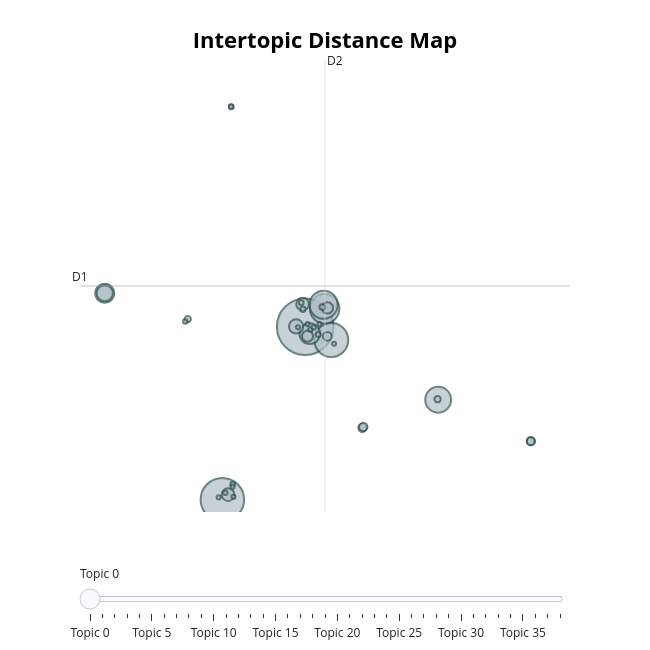
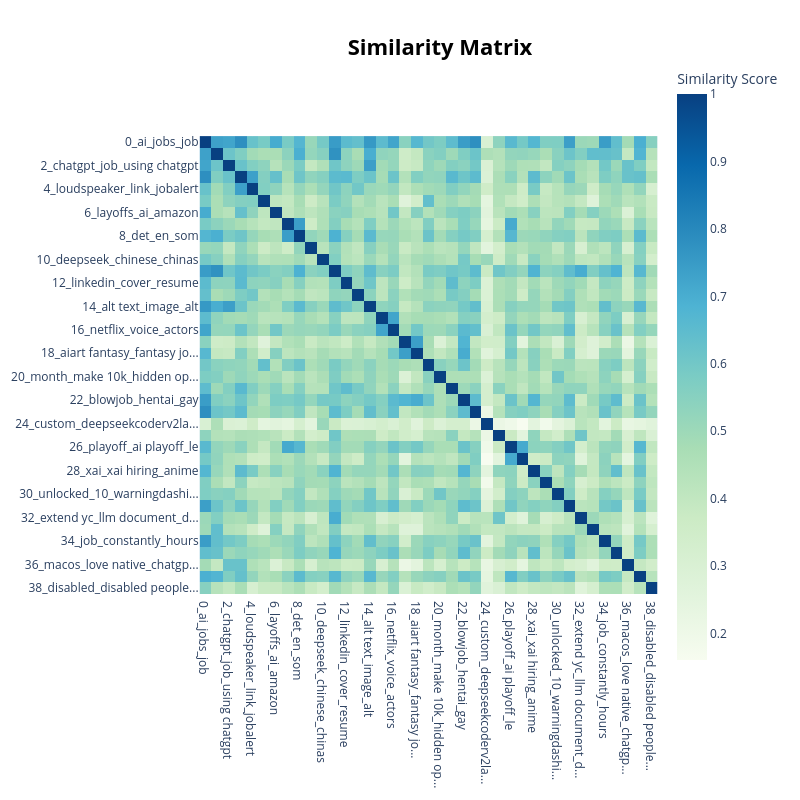
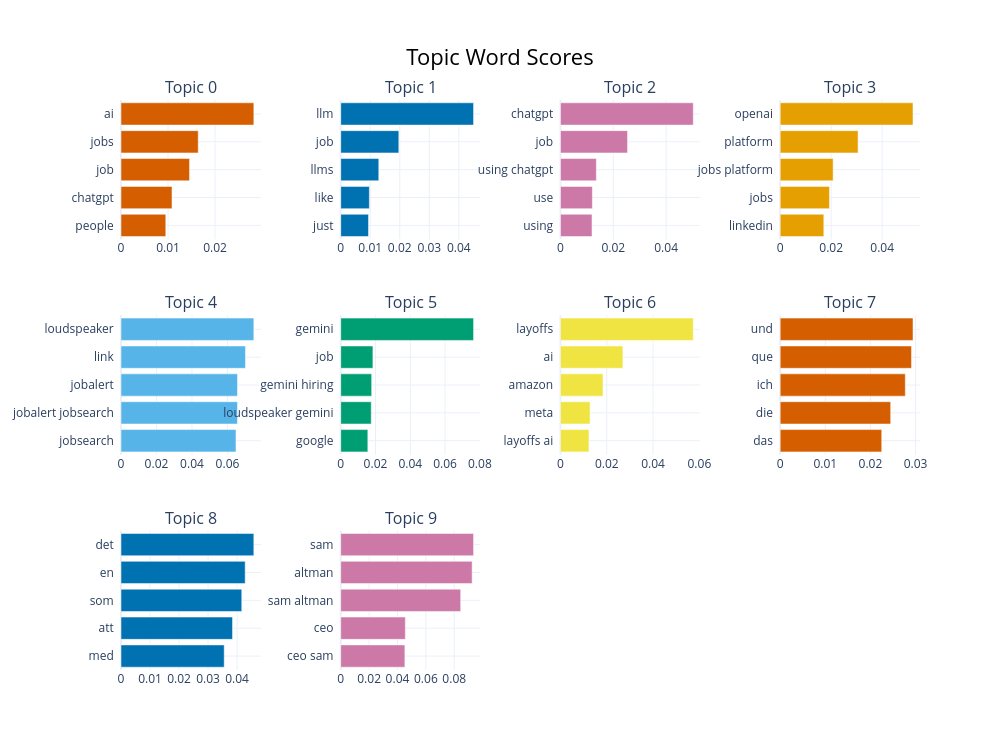

The notebook cell these images were saved under, in order:
### Code cell
# Define the output directory
output_dir = "bertopic_visualizations_labeled"
if not os.path.exists(output_dir):
    os.makedirs(output_dir)
    print(f"Created output directory: {output_dir}")

nr_topics = 40
topic_model.probabilities_ = None
print("Probabilities matrix reset to avoid Index Error.")

print(f"Original number of topics: {len(topic_model.get_topic_info())}")
topic_model.reduce_topics(docs=texts, nr_topics=nr_topics)

# Re-transform to update topics + probabilities
new_topics, new_probabilities = topic_model.transform(texts)
topic_model.probabilities_ = new_probabilities
topic_model.topics_ = new_topics

topic_info = topic_model.get_topic_info()
print(f"Reduced number of topics: {len(topic_info)}")

print("\n--- Generating Custom Topic Labels ---")

topic_labels_dict = {}
all_topic_ids = topic_model.get_topic_info()['Topic'].unique()

for topic_id in all_topic_ids:
    if topic_id == -1:
        topic_labels_dict[topic_id] = "-1_Outliers_噪音"
        continue

    top_words_and_scores = topic_model.get_topic(topic_id)[:3]
    top_words = [word for word, score in top_words_and_scores]

    label = f"{topic_id}_" + "_".join(top_words)
    topic_labels_dict[topic_id] = label

topic_model.set_topic_labels(topic_labels_dict)

print(f"Custom labels generated for {len(topic_labels_dict)} topics.")

topic_info_labeled = topic_model.get_topic_info()
topic_info_labeled.to_csv(os.path.join(output_dir, "reduced_topic_info_labeled.csv"), index=False)
print("Saved reduced topic information with custom labels.")

print("\n--- Generating Labeled Visualizations ---")

# 1. Intertopic Distance Map
fig_distance = topic_model.visualize_topics()
fig_distance.show() 
fig_distance.write_html(os.path.join(output_dir, "01_intertopic_distance_map_labeled.html"))
print("Saved 01_intertopic_distance_map_labeled.html")

# 2. Heatmap
fig_heatmap = topic_model.visualize_heatmap()
fig_heatmap.show()
fig_heatmap.write_html(os.path.join(output_dir, "02_topic_similarity_heatmap_labeled.html"))
print("Saved 02_topic_similarity_heatmap_labeled.html")

# 3. Bar chart for top 10 topics
fig_barchart = topic_model.visualize_barchart(top_n_topics=10)
fig_barchart.show()
fig_barchart.write_html(os.path.join(output_dir, "03_top_10_topic_barchart_labeled.html"))
print("Saved 03_top_10_topic_barchart_labeled.html")

print("\nAll labeled visualizations printed and saved.")

### Figure 1 — Plotly figure (JSON) as saved in the notebook; plotly's stock layout.template omitted (floating-point values rounded to 4 significant figures)
{"data": [{"customdata": [[0, "ai | jobs | job | chatgpt | people", 2157], [1, "llm | job | llms | like | just", 1272], [2, "chatgpt | job | using chatgpt | use | using", 778], [3, "openai | platform | jobs platform | jobs | linkedin", 584], [4, "loudspeaker | link | jobalert | jobalert jobsearch | jobsearch", 533], [5, "gemini | job | gemini hiring | loudspeaker gemini | google", 451], [6, "layoffs | ai | amazon | meta | layoffs ai", 288], [7, "und | que | ich | die | das", 247], [8, "det | en | som | att | med", 176], [9, "sam | altman | sam altman | ceo | ceo sam", 138], [10, "deepseek | chinese | chinas | deepseek offers | ramps", 110], [11, "engineer | yc | hiring | senior | llm", 109], [12, "linkedin | cover | resume | cover letters | ai", 86], [13, "policecarlight ai | job alert | alert | policecarlight | apply policecarlight", 83], [14, "alt text | image | alt | chatgpt | text", 52], [15, "voice | voice acting | acting | vas | date got", 46], [16, "netflix | voice | actors | strike | 900000", 46], [17, "aiart | aiart aiart | aiartcommunity | blowjobchurch | aiartcommunity generativeart", 46], [18, "aiart fantasy | fantasy jobs | fantasy | ai aiart | aiart", 41], [19, "2jobcom | gemini | aigemini | impress watch | inajob", 27], [20, "month | make 10k | hidden opportunities | imagined earning | 9to5 job", 27], [21, "resume | introduction | cybersecurity | chatgpt resume | ai resume", 22], [22, "blowjob | hentai | gay | ai aiart | porn", 20], [23, "media | social | social media | video | content", 17], [24, "custom | deepseekcoderv2latest | custom llmsjob | llmsjob exception | exception deepseekcoderv2latest", 16], [25, "prompt | prompt engineers | prompt engineering | prompt engineer | engineer", 15], [26, "playoff | ai playoff | le | mondiali | israele", 14], [27, "nba | playoffs | nbaplayoffs | playoff | win", 13], [28, "xai | xai hiring | anime | anime girls | girls", 13], [29, "elon | grok | blockchain | earth power | live aipowered", 13], [30, "unlocked | 10 | warningdashingaway2 | words past | trending words", 13], [31, "agent | comments | cron | comments url | hn ai", 12], [32, "extend yc | llm document | document processing | extend | engineers build", 12], [33, "llm slop | slop | layoffs | ibm | slop disrupting", 12], [34, "job | constantly | hours | yall im | fun yall", 12], [35, "user | 1970s | 50 engineer | 1970s female | assure know", 11], [36, "macos | love native | chatgpt desktop | desktop app | native macos", 11], [37, "genai | fuck | bias | cheap fast | guidance", 11], [38, "disabled | disabled people | disability | people | neurotypical", 10]], "hovertemplate": "<b>Topic %{customdata[0]}</b><br>%{customdata[1]}<br>Size: %{customdata[2]}", "legendgroup": "", "marker": {"color": "#B0BEC5", "line": {"color": "DarkSlateGrey", "width": 2}, "size": [2157, 1272, 778, 584, 533, 451, 288, 247, 176, 138, 110, 109, 86, 83, 52, 46, 46, 46, 41, 27, 27, 22, 20, 17, 16, 15, 14, 13, 13, 13, 13, 12, 12, 12, 12, 11, 11, 11, 10], "sizemode": "area", "sizeref": 1.348, "symbol": "circle"}, "mode": "markers", "name": "", "orientation": "v", "showlegend": false, "type": "scatter", "x": [2.228, -3.012, 3.879, 3.459, 3.395, 10.64, 2.516, -10.45, -10.45, 1.654, 2.068, -2.649, 3.638, 2.378, 3.63, 5.848, 5.906, 16.51, 16.5, 10.61, -5.203, 3.313, 2.086, 3.055, 1.978, -2.356, -2.441, -2.463, -2.821, 2.556, -5.361, 2.385, -2.366, -3.245, 2.768, -2.31, 4.058, 1.769, 3.137], "xaxis": "x", "y": [5.972, -5.475, 5.095, 7.155, 7.426, 1.134, 5.513, 8.186, 8.186, 5.988, 7.465, -5.149, 7.213, 5.348, 5.336, -0.7231, -0.663, -1.611, -1.609, 1.172, 6.474, 7.272, 7.122, 5.455, 7.566, -4.446, 20.52, 20.55, -5.028, 5.778, 6.316, 6.147, -4.619, -5.322, 5.923, -5.285, 4.836, 5.927, 6.148], "yaxis": "y"}], "layout": {"annotations": [{"showarrow": false, "text": "D1", "x": -12.02, "y": 8.666, "yshift": 10}, {"showarrow": false, "text": "D2", "x": 3.483, "xshift": 10, "y": 23.63}], "height": 650, "hoverlabel": {"bgcolor": "white", "font": {"family": "Rockwell", "size": 16}}, "legend": {"itemsizing": "constant", "tracegroupgap": 0}, "margin": {"t": 60}, "shapes": [{"line": {"color": "#CFD8DC", "width": 2}, "type": "line", "x0": 3.483, "x1": 3.483, "y0": -6.296, "y1": 23.63}, {"line": {"color": "#9E9E9E", "width": 2}, "type": "line", "x0": -12.02, "x1": 18.99, "y0": 8.666, "y1": 8.666}], "sliders": [{"active": 0, "pad": {"t": 50}, "steps": [{"args": [{"marker.color": [["red", "#B0BEC5", "#B0BEC5", "#B0BEC5", "#B0BEC5", "#B0BEC5", "#B0BEC5", "#B0BEC5", "#B0BEC5", "#B0BEC5", "#B0BEC5", "#B0BEC5", "#B0BEC5", "#B0BEC5", "#B0BEC5", "#B0BEC5", "#B0BEC5", "#B0BEC5", "#B0BEC5", "#B0BEC5", "#B0BEC5", "#B0BEC5", "#B0BEC5", "#B0BEC5", "#B0BEC5", "#B0BEC5", "#B0BEC5", "#B0BEC5", "#B0BEC5", "#B0BEC5", "#B0BEC5", "#B0BEC5", "#B0BEC5", "#B0BEC5", "#B0BEC5", "#B0BEC5", "#B0BEC5", "#B0BEC5", "#B0BEC5"]]}], "label": "Topic 0", "method": "update"}, {"args": [{"marker.color": [["#B0BEC5", "red", "#B0BEC5", "#B0BEC5", "#B0BEC5", "#B0BEC5", "#B0BEC5", "#B0BEC5", "#B0BEC5", "#B0BEC5", "#B0BEC5", "#B0BEC5", "#B0BEC5", "#B0BEC5", "#B0BEC5", "#B0BEC5", "#B0BEC5", "#B0BEC5", "#B0BEC5", "#B0BEC5", "#B0BEC5", "#B0BEC5", "#B0BEC5", "#B0BEC5", "#B0BEC5", "#B0BEC5", "#B0BEC5", "#B0BEC5", "#B0BEC5", "#B0BEC5", "#B0BEC5", "#B0BEC5", "#B0BEC5", "#B0BEC5", "#B0BEC5", "#B0BEC5", "#B0BEC5", "#B0BEC5", "#B0BEC5"]]}], "label": "Topic 1", "method": "update"}, {"args": [{"marker.color": [["#B0BEC5", "#B0BEC5", "red", "#B0BEC5", "#B0BEC5", "#B0BEC5", "#B0BEC5", "#B0BEC5", "#B0BEC5", "#B0BEC5", "#B0BEC5", "#B0BEC5", "#B0BEC5", "#B0BEC5", "#B0BEC5", "#B0BEC5", "#B0BEC5", "#B0BEC5", "#B0BEC5", "#B0BEC5", "#B0BEC5", "#B0BEC5", "#B0BEC5", "#B0BEC5", "#B0BEC5", "#B0BEC5", "#B0BEC5", "#B0BEC5", "#B0BEC5", "#B0BEC5", "#B0BEC5", "#B0BEC5", "#B0BEC5", "#B0BEC5", "#B0BEC5", "#B0BEC5", "#B0BEC5", "#B0BEC5", "#B0BEC5"]]}], "label": "Topic 2", "method": "update"}, {"args": [{"marker.color": [["#B0BEC5", "#B0BEC5", "#B0BEC5", "red", "#B0BEC5", "#B0BEC5", "#B0BEC5", "#B0BEC5", "#B0BEC5", "#B0BEC5", "#B0BEC5", "#B0BEC5", "#B0BEC5", "#B0BEC5", "#B0BEC5", "#B0BEC5", "#B0BEC5", "#B0BEC5", "#B0BEC5", "#B0BEC5", "#B0BEC5", "#B0BEC5", "#B0BEC5", "#B0BEC5", "#B0BEC5", "#B0BEC5", "#B0BEC5", "#B0BEC5", "#B0BEC5", "#B0BEC5", "#B0BEC5", "#B0BEC5", "#B0BEC5", "#B0BEC5", "#B0BEC5", "#B0BEC5", "#B0BEC5", "#B0BEC5", "#B0BEC5"]]}], "label": "Topic 3", "method": "update"}, {"args": [{"marker.color": [["#B0BEC5", "#B0BEC5", "#B0BEC5", "#B0BEC5", "red", "#B0BEC5", "#B0BEC5", "#B0BEC5", "#B0BEC5", "#B0BEC5", "#B0BEC5", "#B0BEC5", "#B0BEC5", "#B0BEC5", "#B0BEC5", "#B0BEC5", "#B0BEC5", "#B0BEC5", "#B0BEC5", "#B0BEC5", "#B0BEC5", "#B0BEC5", "#B0BEC5", "#B0BEC5", "#B0BEC5", "#B0BEC5", "#B0BEC5", "#B0BEC5", "#B0BEC5", "#B0BEC5", "#B0BEC5", "#B0BEC5", "#B0BEC5", "#B0BEC5", "#B0BEC5", "#B0BEC5", "#B0BEC5", "#B0BEC5", "#B0BEC5"]]}], "label": "Topic 4", "method": "update"}, {"args": [{"marker.color": [["#B0BEC5", "#B0BEC5", "#B0BEC5", "#B0BEC5", "#B0BEC5", "red", "#B0BEC5", "#B0BEC5", "#B0BEC5", "#B0BEC5", "#B0BEC5", "#B0BEC5", "#B0BEC5", "#B0BEC5", "#B0BEC5", "#B0BEC5", "#B0BEC5", "#B0BEC5", "#B0BEC5", "#B0BEC5", "#B0BEC5", "#B0BEC5", "#B0BEC5", "#B0BEC5", "#B0BEC5", "#B0BEC5", "#B0BEC5", "#B0BEC5", "#B0BEC5", "#B0BEC5", "#B0BEC5", "#B0BEC5", "#B0BEC5", "#B0BEC5", "#B0BEC5", "#B0BEC5", "#B0BEC5", "#B0BEC5", "#B0BEC5"]]}], "label": "Topic 5", "method": "update"}, {"args": [{"marker.color": [["#B0BEC5", "#B0BEC5", "#B0BEC5", "#B0BEC5", "#B0BEC5", "#B0BEC5", "red", "#B0BEC5", "#B0BEC5", "#B0BEC5", "#B0BEC5", "#B0BEC5", "#B0BEC5", "#B0BEC5", "#B0BEC5", "#B0BEC5", "#B0BEC5", "#B0BEC5", "#B0BEC5", "#B0BEC5", "#B0BEC5", "#B0BEC5", "#B0BEC5", "#B0BEC5", "#B0BEC5", "#B0BEC5", "#B0BEC5", "#B0BEC5", "#B0BEC5", "#B0BEC5", "#B0BEC5", "#B0BEC5", "#B0BEC5", "#B0BEC5", "#B0BEC5", "#B0BEC5", "#B0BEC5", "#B0BEC5", "#B0BEC5"]]}], "label": "Topic 6", "method": "update"}, {"args": [{"marker.color": [["#B0BEC5", "#B0BEC5", "#B0BEC5", "#B0BEC5", "#B0BEC5", "#B0BEC5", "#B0BEC5", "red", "#B0BEC5", "#B0BEC5", "#B0BEC5", "#B0BEC5", "#B0BEC5", "#B0BEC5", "#B0BEC5", "#B0BEC5", "#B0BEC5", "#B0BEC5", "#B0BEC5", "#B0BEC5", "#B0BEC5", "#B0BEC5", "#B0BEC5", "#B0BEC5", "#B0BEC5", "#B0BEC5", "#B0BEC5", "#B0BEC5", "#B0BEC5", "#B0BEC5", "#B0BEC5", "#B0BEC5", "#B0BEC5", "#B0BEC5", "#B0BEC5", "#B0BEC5", "#B0BEC5", "#B0BEC5", "#B0BEC5"]]}], "label": "Topic 7", "method": "update"}, {"args": [{"marker.color": [["#B0BEC5", "#B0BEC5", "#B0BEC5", "#B0BEC5", "#B0BEC5", "#B0BEC5", "#B0BEC5", "#B0BEC5", "red", "#B0BEC5", "#B0BEC5", "#B0BEC5", "#B0BEC5", "#B0BEC5", "#B0BEC5", "#B0BEC5", "#B0BEC5", "#B0BEC5", "#B0BEC5", "#B0BEC5", "#B0BEC5", "#B0BEC5", "#B0BEC5", "#B0BEC5", "#B0BEC5", "#B0BEC5", "#B0BEC5", "#B0BEC5", "#B0BEC5", "#B0BEC5", "#B0BEC5", "#B0BEC5", "#B0BEC5", "#B0BEC5", "#B0BEC5", "#B0BEC5", "#B0BEC5", "#B0BEC5", "#B0BEC5"]]}], "label": "Topic 8", "method": "update"}, {"args": [{"marker.color": [["#B0BEC5", "#B0BEC5", "#B0BEC5", "#B0BEC5", "#B0BEC5", "#B0BEC5", "#B0BEC5", "#B0BEC5", "#B0BEC5", "red", "#B0BEC5", "#B0BEC5", "#B0BEC5", "#B0BEC5", "#B0BEC5", "#B0BEC5", "#B0BEC5", "#B0BEC5", "#B0BEC5", "#B0BEC5", "#B0BEC5", "#B0BEC5", "#B0BEC5", "#B0BEC5", "#B0BEC5", "#B0BEC5", "#B0BEC5", "#B0BEC5", "#B0BEC5", "#B0BEC5", "#B0BEC5", "#B0BEC5", "#B0BEC5", "#B0BEC5", "#B0BEC5", "#B0BEC5", "#B0BEC5", "#B0BEC5", "#B0BEC5"]]}], "label": "Topic 9", "method": "update"}, {"args": [{"marker.color": [["#B0BEC5", "#B0BEC5", "#B0BEC5", "#B0BEC5", "#B0BEC5", "#B0BEC5", "#B0BEC5", "#B0BEC5", "#B0BEC5", "#B0BEC5", "red", "#B0BEC5", "#B0BEC5", "#B0BEC5", "#B0BEC5", "#B0BEC5", "#B0BEC5", "#B0BEC5", "#B0BEC5", "#B0BEC5", "#B0BEC5", "#B0BEC5", "#B0BEC5", "#B0BEC5", "#B0BEC5", "#B0BEC5", "#B0BEC5", "#B0BEC5", "#B0BEC5", "#B0BEC5", "#B0BEC5", "#B0BEC5", "#B0BEC5", "#B0BEC5", "#B0BEC5", "#B0BEC5", "#B0BEC5", "#B0BEC5", "#B0BEC5"]]}], "label": "Topic 10", "method": "update"}, {"args": [{"marker.color": [["#B0BEC5", "#B0BEC5", "#B0BEC5", "#B0BEC5", "#B0BEC5", "#B0BEC5", "#B0BEC5", "#B0BEC5", "#B0BEC5", "#B0BEC5", "#B0BEC5", "red", "#B0BEC5", "#B0BEC5", "#B0BEC5", "#B0BEC5", "#B0BEC5", "#B0BEC5", "#B0BEC5", "#B0BEC5", "#B0BEC5", "#B0BEC5", "#B0BEC5", "#B0BEC5", "#B0BEC5", "#B0BEC5", "#B0BEC5", "#B0BEC5", "#B0BEC5", "#B0BEC5", "#B0BEC5", "#B0BEC5", "#B0BEC5", "#B0BEC5", "#B0BEC5", "#B0BEC5", "#B0BEC5", "#B0BEC5", "#B0BEC5"]]}], "label": "Topic 11", "method": "update"}, {"args": [{"marker.color": [["#B0BEC5", "#B0BEC5", "#B0BEC5", "#B0BEC5", "#B0BEC5", "#B0BEC5", "#B0BEC5", "#B0BEC5", "#B0BEC5", "#B0BEC5", "#B0BEC5", "#B0BEC5", "red", "#B0BEC5", "#B0BEC5", "#B0BEC5", "#B0BEC5", "#B0BEC5", "#B0BEC5", "#B0BEC5", "#B0BEC5", "#B0BEC5", "#B0BEC5", "#B0BEC5", "#B0BEC5", "#B0BEC5", "#B0BEC5", "#B0BEC5", "#B0BEC5", "#B0BEC5", "#B0BEC5", "#B0BEC5", "#B0BEC5", "#B0BEC5", "#B0BEC5", "#B0BEC5", "#B0BEC5", "#B0BEC5", "#B0BEC5"]]}], "label": "Topic 12", "method": "update"}, {"args": [{"marker.color": [["#B0BEC5", "#B0BEC5", "#B0BEC5", "#B0BEC5", "#B0BEC5", "#B0BEC5", "#B0BEC5", "#B0BEC5", "#B0BEC5", "#B0BEC5", "#B0BEC5", "#B0BEC5", "#B0BEC5", "red", "#B0BEC5", "#B0BEC5", "#B0BEC5", "#B0BEC5", "#B0BEC5", "#B0BEC5", "#B0BEC5", "#B0BEC5", "#B0BEC5", "#B0BEC5", "#B0BEC5", "#B0BEC5", "#B0BEC5", "#B0BEC5", "#B0BEC5", "#B0BEC5", "#B0BEC5", "#B0BEC5", "#B0BEC5", "#B0BEC5", "#B0BEC5", "#B0BEC5", "#B0BEC5", "#B0BEC5", "#B0BEC5"]]}], "label": "Topic 13", "method": "update"}, {"args": [{"marker.color": [["#B0BEC5", "#B0BEC5", "#B0BEC5", "#B0BEC5", "#B0BEC5", "#B0BEC5", "#B0BEC5", "#B0BEC5", "#B0BEC5", "#B0BEC5", "#B0BEC5", "#B0BEC5", "#B0BEC5", "#B0BEC5", "red", "#B0BEC5", "#B0BEC5", "#B0BEC5", "#B0BEC5", "#B0BEC5", "#B0BEC5", "#B0BEC5", "#B0BEC5", "#B0BEC5", "#B0BEC5", "#B0BEC5", "#B0BEC5", "#B0BEC5", "#B0BEC5", "#B0BEC5", "#B0BEC5", "#B0BEC5", "#B0BEC5", "#B0BEC5", "#B0BEC5", "#B0BEC5", "#B0BEC5", "#B0BEC5", "#B0BEC5"]]}], "label": "Topic 14", "method": "update"}, {"args": [{"marker.color": [["#B0BEC5", "#B0BEC5", "#B0BEC5", "#B0BEC5", "#B0BEC5", "#B0BEC5", "#B0BEC5", "#B0BEC5", "#B0BEC5", "#B0BEC5", "#B0BEC5", "#B0BEC5", "#B0BEC5", "#B0BEC5", "#B0BEC5", "red", "#B0BEC5", "#B0BEC5", "#B0BEC5", "#B0BEC5", "#B0BEC5", "#B0BEC5", "#B0BEC5", "#B0BEC5", "#B0BEC5", "#B0BEC5", "#B0BEC5", "#B0BEC5", "#B0BEC5", "#B0BEC5", "#B0BEC5", "#B0BEC5", "#B0BEC5", "#B0BEC5", "#B0BEC5", "#B0BEC5", "#B0BEC5", "#B0BEC5", "#B0BEC5"]]}], "label": "Topic 15", "method": "update"}, {"args": [{"marker.color": [["#B0BEC5", "#B0BEC5", "#B0BEC5", "#B0BEC5", "#B0BEC5", "#B0BEC5", "#B0BEC5", "#B0BEC5", "#B0BEC5", "#B0BEC5", "#B0BEC5", "#B0BEC5", "#B0BEC5", "#B0BEC5", "#B0BEC5", "#B0BEC5", "red", "#B0BEC5", "#B0BEC5", "#B0BEC5", "#B0BEC5", "#B0BEC5", "#B0BEC5", "#B0BEC5", "#B0BEC5", "#B0BEC5", "#B0BEC5", "#B0BEC5", "#B0BEC5", "#B0BEC5", "#B0BEC5", "#B0BEC5", "#B0BEC5", "#B0BEC5", "#B0BEC5", "#B0BEC5", "#B0BEC5", "#B0BEC5", "#B0BEC5"]]}], "label": "Topic 16", "method": "update"}, {"args": [{"marker.color": [["#B0BEC5", "#B0BEC5", "#B0BEC5", "#B0BEC5", "#B0BEC5", "#B0BEC5", "#B0BEC5", "#B0BEC5", "#B0BEC5", "#B0BEC5", "#B0BEC5", "#B0BEC5", "#B0BEC5", "#B0BEC5", "#B0BEC5", "#B0BEC5", "#B0BEC5", "red", "#B0BEC5", "#B0BEC5", "#B0BEC5", "#B0BEC5", "#B0BEC5", "#B0BEC5", "#B0BEC5", "#B0BEC5", "#B0BEC5", "#B0BEC5", "#B0BEC5", "#B0BEC5", "#B0BEC5", "#B0BEC5", "#B0BEC5", "#B0BEC5", "#B0BEC5", "#B0BEC5", "#B0BEC5", "#B0BEC5", "#B0BEC5"]]}], "label": "Topic 17", "method": "update"}, {"args": [{"marker.color": [["#B0BEC5", "#B0BEC5", "#B0BEC5", "#B0BEC5", "#B0BEC5", "#B0BEC5", "#B0BEC5", "#B0BEC5", "#B0BEC5", "#B0BEC5", "#B0BEC5", "#B0BEC5", "#B0BEC5", "#B0BEC5", "#B0BEC5", "#B0BEC5", "#B0BEC5", "#B0BEC5", "red", "#B0BEC5", "#B0BEC5", "#B0BEC5", "#B0BEC5", "#B0BEC5", "#B0BEC5", "#B0BEC5", "#B0BEC5", "#B0BEC5", "#B0BEC5", "#B0BEC5", "#B0BEC5", "#B0BEC5", "#B0BEC5", "#B0BEC5", "#B0BEC5", "#B0BEC5", "#B0BEC5", "#B0BEC5", "#B0BEC5"]]}], "label": "Topic 18", "method": "update"}, {"args": [{"marker.color": [["#B0BEC5", "#B0BEC5", "#B0BEC5", "#B0BEC5", "#B0BEC5", "#B0BEC5", "#B0BEC5", "#B0BEC5", "#B0BEC5", "#B0BEC5", "#B0BEC5", "#B0BEC5", "#B0BEC5", "#B0BEC5", "#B0BEC5", "#B0BEC5", "#B0BEC5", "#B0BEC5", "#B0BEC5", "red", "#B0BEC5", "#B0BEC5", "#B0BEC5", "#B0BEC5", "#B0BEC5", "#B0BEC5", "#B0BEC5", "#B0BEC5", "#B0BEC5", "#B0BEC5", "#B0BEC5", "#B0BEC5", "#B0BEC5", "#B0BEC5", "#B0BEC5", "#B0BEC5", "#B0BEC5", "#B0BEC5", "#B0BEC5"]]}], "label": "Topic 19", "method": "update"}, {"args": [{"marker.color": [["#B0BEC5", "#B0BEC5", "#B0BEC5", "#B0BEC5", "#B0BEC5", "#B0BEC5", "#B0BEC5", "#B0BEC5", "#B0BEC5", "#B0BEC5", "#B0BEC5", "#B0BEC5", "#B0BEC5", "#B0BEC5", "#B0BEC5", "#B0BEC5", "#B0BEC5", "#B0BEC5", "#B0BEC5", "#B0BEC5", "red", "#B0BEC5", "#B0BEC5", "#B0BEC5", "#B0BEC5", "#B0BEC5", "#B0BEC5", "#B0BEC5", "#B0BEC5", "#B0BEC5", "#B0BEC5", "#B0BEC5", "#B0BEC5", "#B0BEC5", "#B0BEC5", "#B0BEC5", "#B0BEC5", "#B0BEC5", "#B0BEC5"]]}], "label": "Topic 20", "method": "update"}, {"args": [{"marker.color": [["#B0BEC5", "#B0BEC5", "#B0BEC5", "#B0BEC5", "#B0BEC5", "#B0BEC5", "#B0BEC5", "#B0BEC5", "#B0BEC5", "#B0BEC5", "#B0BEC5", "#B0BEC5", "#B0BEC5", "#B0BEC5", "#B0BEC5", "#B0BEC5", "#B0BEC5", "#B0BEC5", "#B0BEC5", "#B0BEC5", "#B0BEC5", "red", "#B0BEC5", "#B0BEC5", "#B0BEC5", "#B0BEC5", "#B0BEC5", "#B0BEC5", "#B0BEC5", "#B0BEC5", "#B0BEC5", "#B0BEC5", "#B0BEC5", "#B0BEC5", "#B0BEC5", "#B0BEC5", "#B0BEC5", "#B0BEC5", "#B0BEC5"]]}], "label": "Topic 21", "method": "update"}, {"args": [{"marker.color": [["#B0BEC5", "#B0BEC5", "#B0BEC5", "#B0BEC5", "#B0BEC5", "#B0BEC5", "#B0BEC5", "#B0BEC5", "#B0BEC5", "#B0BEC5", "#B0BEC5", "#B0BEC5", "#B0BEC5", "#B0BEC5", "#B0BEC5", "#B0BEC5", "#B0BEC5", "#B0BEC5", "#B0BEC5", "#B0BEC5", "#B0BEC5", "#B0BEC5", "red", "#B0BEC5", "#B0BEC5", "#B0BEC5", "#B0BEC5", "#B0BEC5", "#B0BEC5", "#B0BEC5", "#B0BEC5", "#B0BEC5", "#B0BEC5", "#B0BEC5", "#B0BEC5", "#B0BEC5", "#B0BEC5", "#B0BEC5", "#B0BEC5"]]}], "label": "Topic 22", "method": "update"}, {"args": [{"marker.color": [["#B0BEC5", "#B0BEC5", "#B0BEC5", "#B0BEC5", "#B0BEC5", "#B0BEC5", "#B0BEC5", "#B0BEC5", "#B0BEC5", "#B0BEC5", "#B0BEC5", "#B0BEC5", "#B0BEC5", "#B0BEC5", "#B0BEC5", "#B0BEC5", "#B0BEC5", "#B0BEC5", "#B0BEC5", "#B0BEC5", "#B0BEC5", "#B0BEC5", "#B0BEC5", "red", "#B0BEC5", "#B0BEC5", "#B0BEC5", "#B0BEC5", "#B0BEC5", "#B0BEC5", "#B0BEC5", "#B0BEC5", "#B0BEC5", "#B0BEC5", "#B0BEC5", "#B0BEC5", "#B0BEC5", "#B0BEC5", "#B0BEC5"]]}], "label": "Topic 23", "method": "update"}, {"args": [{"marker.color": [["#B0BEC5", "#B0BEC5", "#B0BEC5", "#B0BEC5", "#B0BEC5", "#B0BEC5", "#B0BEC5", "#B0BEC5", "#B0BEC5", "#B0BEC5", "#B0BEC5", "#B0BEC5", "#B0BEC5", "#B0BEC5", "#B0BEC5", "#B0BEC5", "#B0BEC5", "#B0BEC5", "#B0BEC5", "#B0BEC5", "#B0BEC5", "#B0BEC5", "#B0BEC5", "#B0BEC5", "red", "#B0BEC5", "#B0BEC5", "#B0BEC5", "#B0BEC5", "#B0BEC5", "#B0BEC5", "#B0BEC5", "#B0BEC5", "#B0BEC5", "#B0BEC5", "#B0BEC5", "#B0BEC5", "#B0BEC5", "#B0BEC5"]]}], "label": "Topic 24", "method": "update"}, {"args": [{"marker.color": [["#B0BEC5", "#B0BEC5", "#B0BEC5", "#B0BEC5", "#B0BEC5", "#B0BEC5", "#B0BEC5", "#B0BEC5", "#B0BEC5", "#B0BEC5", "#B0BEC5", "#B0BEC5", "#B0BEC5", "#B0BEC5", "#B0BEC5", "#B0BEC5", "#B0BEC5", "#B0BEC5", "#B0BEC5", "#B0BEC5", "#B0BEC5", "#B0BEC5", "#B0BEC5", "#B0BEC5", "#B0BEC5", "red", "#B0BEC5", "#B0BEC5", "#B0BEC5", "#B0BEC5", "#B0BEC5", "#B0BEC5", "#B0BEC5", "#B0BEC5", "#B0BEC5", "#B0BEC5", "#B0BEC5", "#B0BEC5", "#B0BEC5"]]}], "label": "Topic 25", "method": "update"}, {"args": [{"marker.color": [["#B0BEC5", "#B0BEC5", "#B0BEC5", "#B0BEC5", "#B0BEC5", "#B0BEC5", "#B0BEC5", "#B0BEC5", "#B0BEC5", "#B0BEC5", "#B0BEC5", "#B0BEC5", "#B0BEC5", "#B0BEC5", "#B0BEC5", "#B0BEC5", "#B0BEC5", "#B0BEC5", "#B0BEC5", "#B0BEC5", "#B0BEC5", "#B0BEC5", "#B0BEC5", "#B0BEC5", "#B0BEC5", "#B0BEC5", "red", "#B0BEC5", "#B0BEC5", "#B0BEC5", "#B0BEC5", "#B0BEC5", "#B0BEC5", "#B0BEC5", "#B0BEC5", "#B0BEC5", "#B0BEC5", "#B0BEC5", "#B0BEC5"]]}], "label": "Topic 26", "method": "update"}, {"args": [{"marker.color": [["#B0BEC5", "#B0BEC5", "#B0BEC5", "#B0BEC5", "#B0BEC5", "#B0BEC5", "#B0BEC5", "#B0BEC5", "#B0BEC5", "#B0BEC5", "#B0BEC5", "#B0BEC5", "#B0BEC5", "#B0BEC5", "#B0BEC5", "#B0BEC5", "#B0BEC5", "#B0BEC5", "#B0BEC5", "#B0BEC5", "#B0BEC5", "#B0BEC5", "#B0BEC5", "#B0BEC5", "#B0BEC5", "#B0BEC5", "#B0BEC5", "red", "#B0BEC5", "#B0BEC5", "#B0BEC5", "#B0BEC5", "#B0BEC5", "#B0BEC5", "#B0BEC5", "#B0BEC5", "#B0BEC5", "#B0BEC5", "#B0BEC5"]]}], "label": "Topic 27", "method": "update"}, {"args": [{"marker.color": [["#B0BEC5", "#B0BEC5", "#B0BEC5", "#B0BEC5", "#B0BEC5", "#B0BEC5", "#B0BEC5", "#B0BEC5", "#B0BEC5", "#B0BEC5", "#B0BEC5", "#B0BEC5", "#B0BEC5", "#B0BEC5", "#B0BEC5", "#B0BEC5", "#B0BEC5", "#B0BEC5", "#B0BEC5", "#B0BEC5", "#B0BEC5", "#B0BEC5", "#B0BEC5", "#B0BEC5", "#B0BEC5", "#B0BEC5", "#B0BEC5", "#B0BEC5", "red", "#B0BEC5", "#B0BEC5", "#B0BEC5", "#B0BEC5", "#B0BEC5", "#B0BEC5", "#B0BEC5", "#B0BEC5", "#B0BEC5", "#B0BEC5"]]}], "label": "Topic 28", "method": "update"}, {"args": [{"marker.color": [["#B0BEC5", "#B0BEC5", "#B0BEC5", "#B0BEC5", "#B0BEC5", "#B0BEC5", "#B0BEC5", "#B0BEC5", "#B0BEC5", "#B0BEC5", "#B0BEC5", "#B0BEC5", "#B0BEC5", "#B0BEC5", "#B0BEC5", "#B0BEC5", "#B0BEC5", "#B0BEC5", "#B0BEC5", "#B0BEC5", "#B0BEC5", "#B0BEC5", "#B0BEC5", "#B0BEC5", "#B0BEC5", "#B0BEC5", "#B0BEC5", "#B0BEC5", "#B0BEC5", "red", "#B0BEC5", "#B0BEC5", "#B0BEC5", "#B0BEC5", "#B0BEC5", "#B0BEC5", "#B0BEC5", "#B0BEC5", "#B0BEC5"]]}], "label": "Topic 29", "method": "update"}, {"args": [{"marker.color": [["#B0BEC5", "#B0BEC5", "#B0BEC5", "#B0BEC5", "#B0BEC5", "#B0BEC5", "#B0BEC5", "#B0BEC5", "#B0BEC5", "#B0BEC5", "#B0BEC5", "#B0BEC5", "#B0BEC5", "#B0BEC5", "#B0BEC5", "#B0BEC5", "#B0BEC5", "#B0BEC5", "#B0BEC5", "#B0BEC5", "#B0BEC5", "#B0BEC5", "#B0BEC5", "#B0BEC5", "#B0BEC5", "#B0BEC5", "#B0BEC5", "#B0BEC5", "#B0BEC5", "#B0BEC5", "red", "#B0BEC5", "#B0BEC5", "#B0BEC5", "#B0BEC5", "#B0BEC5", "#B0BEC5", "#B0BEC5", "#B0BEC5"]]}], "label": "Topic 30", "method": "update"}, {"args": [{"marker.color": [["#B0BEC5", "#B0BEC5", "#B0BEC5", "#B0BEC5", "#B0BEC5", "#B0BEC5", "#B0BEC5", "#B0BEC5", "#B0BEC5", "#B0BEC5", "#B0BEC5", "#B0BEC5", "#B0BEC5", "#B0BEC5", "#B0BEC5", "#B0BEC5", "#B0BEC5", "#B0BEC5", "#B0BEC5", "#B0BEC5", "#B0BEC5", "#B0BEC5", "#B0BEC5", "#B0BEC5", "#B0BEC5", "#B0BEC5", "#B0BEC5", "#B0BEC5", "#B0BEC5", "#B0BEC5", "#B0BEC5", "red", "#B0BEC5", "#B0BEC5", "#B0BEC5", "#B0BEC5", "#B0BEC5", "#B0BEC5", "#B0BEC5"]]}], "label": "Topic 31", "method": "update"}, {"args": [{"marker.color": [["#B0BEC5", "#B0BEC5", "#B0BEC5", "#B0BEC5", "#B0BEC5", "#B0BEC5", "#B0BEC5", "#B0BEC5", "#B0BEC5", "#B0BEC5", "#B0BEC5", "#B0BEC5", "#B0BEC5", "#B0BEC5", "#B0BEC5", "#B0BEC5", "#B0BEC5", "#B0BEC5", "#B0BEC5", "#B0BEC5", "#B0BEC5", "#B0BEC5", "#B0BEC5", "#B0BEC5", "#B0BEC5", "#B0BEC5", "#B0BEC5", "#B0BEC5", "#B0BEC5", "#B0BEC5", "#B0BEC5", "#B0BEC5", "red", "#B0BEC5", "#B0BEC5", "#B0BEC5", "#B0BEC5", "#B0BEC5", "#B0BEC5"]]}], "label": "Topic 32", "method": "update"}, {"args": [{"marker.color": [["#B0BEC5", "#B0BEC5", "#B0BEC5", "#B0BEC5", "#B0BEC5", "#B0BEC5", "#B0BEC5", "#B0BEC5", "#B0BEC5", "#B0BEC5", "#B0BEC5", "#B0BEC5", "#B0BEC5", "#B0BEC5", "#B0BEC5", "#B0BEC5", "#B0BEC5", "#B0BEC5", "#B0BEC5", "#B0BEC5", "#B0BEC5", "#B0BEC5", "#B0BEC5", "#B0BEC5", "#B0BEC5", "#B0BEC5", "#B0BEC5", "#B0BEC5", "#B0BEC5", "#B0BEC5", "#B0BEC5", "#B0BEC5", "#B0BEC5", "red", "#B0BEC5", "#B0BEC5", "#B0BEC5", "#B0BEC5", "#B0BEC5"]]}], "label": "Topic 33", "method": "update"}, {"args": [{"marker.color": [["#B0BEC5", "#B0BEC5", "#B0BEC5", "#B0BEC5", "#B0BEC5", "#B0BEC5", "#B0BEC5", "#B0BEC5", "#B0BEC5", "#B0BEC5", "#B0BEC5", "#B0BEC5", "#B0BEC5", "#B0BEC5", "#B0BEC5", "#B0BEC5", "#B0BEC5", "#B0BEC5", "#B0BEC5", "#B0BEC5", "#B0BEC5", "#B0BEC5", "#B0BEC5", "#B0BEC5", "#B0BEC5", "#B0BEC5", "#B0BEC5", "#B0BEC5", "#B0BEC5", "#B0BEC5", "#B0BEC5", "#B0BEC5", "#B0BEC5", "#B0BEC5", "red", "#B0BEC5", "#B0BEC5", "#B0BEC5", "#B0BEC5"]]}], "label": "Topic 34", "method": "update"}, {"args": [{"marker.color": [["#B0BEC5", "#B0BEC5", "#B0BEC5", "#B0BEC5", "#B0BEC5", "#B0BEC5", "#B0BEC5", "#B0BEC5", "#B0BEC5", "#B0BEC5", "#B0BEC5", "#B0BEC5", "#B0BEC5", "#B0BEC5", "#B0BEC5", "#B0BEC5", "#B0BEC5", "#B0BEC5", "#B0BEC5", "#B0BEC5", "#B0BEC5", "#B0BEC5", "#B0BEC5", "#B0BEC5", "#B0BEC5", "#B0BEC5", "#B0BEC5", "#B0BEC5", "#B0BEC5", "#B0BEC5", "#B0BEC5", "#B0BEC5", "#B0BEC5", "#B0BEC5", "#B0BEC5", "red", "#B0BEC5", "#B0BEC5", "#B0BEC5"]]}], "label": "Topic 35", "method": "update"}, {"args": [{"marker.color": [["#B0BEC5", "#B0BEC5", "#B0BEC5", "#B0BEC5", "#B0BEC5", "#B0BEC5", "#B0BEC5", "#B0BEC5", "#B0BEC5", "#B0BEC5", "#B0BEC5", "#B0BEC5", "#B0BEC5", "#B0BEC5", "#B0BEC5", "#B0BEC5", "#B0BEC5", "#B0BEC5", "#B0BEC5", "#B0BEC5", "#B0BEC5", "#B0BEC5", "#B0BEC5", "#B0BEC5", "#B0BEC5", "#B0BEC5", "#B0BEC5", "#B0BEC5", "#B0BEC5", "#B0BEC5", "#B0BEC5", "#B0BEC5", "#B0BEC5", "#B0BEC5", "#B0BEC5", "#B0BEC5", "red", "#B0BEC5", "#B0BEC5"]]}], "label": "Topic 36", "method": "update"}, {"args": [{"marker.color": [["#B0BEC5", "#B0BEC5", "#B0BEC5", "#B0BEC5", "#B0BEC5", "#B0BEC5", "#B0BEC5", "#B0BEC5", "#B0BEC5", "#B0BEC5", "#B0BEC5", "#B0BEC5", "#B0BEC5", "#B0BEC5", "#B0BEC5", "#B0BEC5", "#B0BEC5", "#B0BEC5", "#B0BEC5", "#B0BEC5", "#B0BEC5", "#B0BEC5", "#B0BEC5", "#B0BEC5", "#B0BEC5", "#B0BEC5", "#B0BEC5", "#B0BEC5", "#B0BEC5", "#B0BEC5", "#B0BEC5", "#B0BEC5", "#B0BEC5", "#B0BEC5", "#B0BEC5", "#B0BEC5", "#B0BEC5", "red", "#B0BEC5"]]}], "label": "Topic 37", "method": "update"}, {"args": [{"marker.color": [["#B0BEC5", "#B0BEC5", "#B0BEC5", "#B0BEC5", "#B0BEC5", "#B0BEC5", "#B0BEC5", "#B0BEC5", "#B0BEC5", "#B0BEC5", "#B0BEC5", "#B0BEC5", "#B0BEC5", "#B0BEC5", "#B0BEC5", "#B0BEC5", "#B0BEC5", "#B0BEC5", "#B0BEC5", "#B0BEC5", "#B0BEC5", "#B0BEC5", "#B0BEC5", "#B0BEC5", "#B0BEC5", "#B0BEC5", "#B0BEC5", "#B0BEC5", "#B0BEC5", "#B0BEC5", "#B0BEC5", "#B0BEC5", "#B0BEC5", "#B0BEC5", "#B0BEC5", "#B0BEC5", "#B0BEC5", "#B0BEC5", "red"]]}], "label": "Topic 38", "method": "update"}]}], "title": {"font": {"color": "Black", "size": 22}, "text": "<b>Intertopic Distance Map</b>", "x": 0.5, "xanchor": "center", "y": 0.95, "yanchor": "top"}, "width": 650, "xaxis": {"anchor": "y", "domain": [0, 1], "range": [-12.02, 18.99], "title": {"text": ""}, "visible": false}, "yaxis": {"anchor": "x", "domain": [0, 1], "range": [-6.296, 23.63], "title": {"text": ""}, "visible": false}}}

### Figure 2 — Plotly figure (JSON) as saved in the notebook; plotly's stock layout.template omitted (floating-point values rounded to 4 significant figures; data arrays with more than 128 entries replaced by an {"elided": "..."} marker saying what was removed)
{"data": [{"coloraxis": "coloraxis", "hovertemplate": "x: %{x}<br>y: %{y}<br>Similarity Score: %{z}<extra></extra>", "name": "0", "type": "heatmap", "x": ["0_ai_jobs_job", "1_llm_job_llms", "2_chatgpt_job_using chatgpt", "3_openai_platform_jobs plat...", "4_loudspeaker_link_jobalert", "5_gemini_job_gemini hiring", "6_layoffs_ai_amazon", "7_und_que_ich", "8_det_en_som", "9_sam_altman_sam altman", "10_deepseek_chinese_chinas", "11_engineer_yc_hiring", "12_linkedin_cover_resume", "13_policecarlight ai_job al...", "14_alt text_image_alt", "15_voice_voice acting_acting", "16_netflix_voice_actors", "17_aiart_aiart aiart_aiartc...", "18_aiart fantasy_fantasy jo...", "19_2jobcom_gemini_aigemini", "20_month_make 10k_hidden op...", "21_resume_introduction_cybe...", "22_blowjob_hentai_gay", "23_media_social_social media", "24_custom_deepseekcoderv2la...", "25_prompt_prompt engineers_...", "26_playoff_ai playoff_le", "27_nba_playoffs_nbaplayoffs", "28_xai_xai hiring_anime", "29_elon_grok_blockchain", "30_unlocked_10_warningdashi...", "31_agent_comments_cron", "32_extend yc_llm document_d...", "33_llm slop_slop_layoffs", "34_job_constantly_hours", "35_user_1970s_50 engineer", "36_macos_love native_chatgp...", "37_genai_fuck_bias", "38_disabled_disabled people..."], "xaxis": "x", "y": ["0_ai_jobs_job", "1_llm_job_llms", "2_chatgpt_job_using chatgpt", "3_openai_platform_jobs plat...", "4_loudspeaker_link_jobalert", "5_gemini_job_gemini hiring", "6_layoffs_ai_amazon", "7_und_que_ich", "8_det_en_som", "9_sam_altman_sam altman", "10_deepseek_chinese_chinas", "11_engineer_yc_hiring", "12_linkedin_cover_resume", "13_policecarlight ai_job al...", "14_alt text_image_alt", "15_voice_voice acting_acting", "16_netflix_voice_actors", "17_aiart_aiart aiart_aiartc...", "18_aiart fantasy_fantasy jo...", "19_2jobcom_gemini_aigemini", "20_month_make 10k_hidden op...", "21_resume_introduction_cybe...", "22_blowjob_hentai_gay", "23_media_social_social media", "24_custom_deepseekcoderv2la...", "25_prompt_prompt engineers_...", "26_playoff_ai playoff_le", "27_nba_playoffs_nbaplayoffs", "28_xai_xai hiring_anime", "29_elon_grok_blockchain", "30_unlocked_10_warningdashi...", "31_agent_comments_cron", "32_extend yc_llm document_d...", "33_llm slop_slop_layoffs", "34_job_constantly_hours", "35_user_1970s_50 engineer", "36_macos_love native_chatgp...", "37_genai_fuck_bias", "38_disabled_disabled people..."], "yaxis": "y", "z": {"elided": "39x39 float values"}}], "layout": {"coloraxis": {"colorbar": {"title": {"text": "Similarity Score"}}, "colorscale": [[0, "rgb(247,252,240)"], [0.125, "rgb(224,243,219)"], [0.25, "rgb(204,235,197)"], [0.375, "rgb(168,221,181)"], [0.5, "rgb(123,204,196)"], [0.625, "rgb(78,179,211)"], [0.75, "rgb(43,140,190)"], [0.875, "rgb(8,104,172)"], [1, "rgb(8,64,129)"]]}, "height": 800, "hoverlabel": {"bgcolor": "white", "font": {"family": "Rockwell", "size": 16}}, "legend": {"title": {"text": "Trend"}}, "margin": {"t": 60}, "showlegend": true, "title": {"font": {"color": "Black", "size": 22}, "text": "<b>Similarity Matrix</b>", "x": 0.55, "xanchor": "center", "y": 0.95, "yanchor": "top"}, "width": 800, "xaxis": {"anchor": "y", "constrain": "domain", "domain": [0, 1], "scaleanchor": "y"}, "yaxis": {"anchor": "x", "autorange": "reversed", "constrain": "domain", "domain": [0, 1]}}}

### Figure 3 — Plotly figure (JSON) as saved in the notebook; plotly's stock layout.template omitted (floating-point values rounded to 4 significant figures)
{"data": [{"marker": {"color": "#D55E00"}, "orientation": "h", "type": "bar", "x": [0.009527, 0.01084, 0.01457, 0.01642, 0.02825], "xaxis": "x", "y": ["people  ", "chatgpt  ", "job  ", "jobs  ", "ai  "], "yaxis": "y"}, {"marker": {"color": "#0072B2"}, "orientation": "h", "type": "bar", "x": [0.009416, 0.009697, 0.01289, 0.01968, 0.045], "xaxis": "x2", "y": ["just  ", "like  ", "llms  ", "job  ", "llm  "], "yaxis": "y2"}, {"marker": {"color": "#CC79A7"}, "orientation": "h", "type": "bar", "x": [0.01195, 0.01208, 0.01359, 0.0254, 0.05028], "xaxis": "x3", "y": ["using  ", "use  ", "using chatgpt  ", "job  ", "chatgpt  "], "yaxis": "y3"}, {"marker": {"color": "#E69F00"}, "orientation": "h", "type": "bar", "x": [0.01712, 0.01932, 0.02077, 0.03055, 0.0521], "xaxis": "x4", "y": ["linkedin  ", "jobs  ", "jobs platform  ", "platform  ", "openai  "], "yaxis": "y4"}, {"marker": {"color": "#56B4E9"}, "orientation": "h", "type": "bar", "x": [0.06478, 0.06562, 0.06562, 0.07012, 0.07484], "xaxis": "x5", "y": ["jobsearch  ", "jobalert jobsearch  ", "jobalert  ", "link  ", "loudspeaker  "], "yaxis": "y5"}, {"marker": {"color": "#009E73"}, "orientation": "h", "type": "bar", "x": [0.01558, 0.01754, 0.01779, 0.01849, 0.07636], "xaxis": "x6", "y": ["google  ", "loudspeaker gemini  ", "gemini hiring  ", "job  ", "gemini  "], "yaxis": "y6"}, {"marker": {"color": "#F0E442"}, "orientation": "h", "type": "bar", "x": [0.0123, 0.01279, 0.01839, 0.02697, 0.05736], "xaxis": "x7", "y": ["layoffs ai  ", "meta  ", "amazon  ", "ai  ", "layoffs  "], "yaxis": "y7"}, {"marker": {"color": "#D55E00"}, "orientation": "h", "type": "bar", "x": [0.02251, 0.02448, 0.02773, 0.0291, 0.02943], "xaxis": "x8", "y": ["das  ", "die  ", "ich  ", "que  ", "und  "], "yaxis": "y8"}, {"marker": {"color": "#0072B2"}, "orientation": "h", "type": "bar", "x": [0.03556, 0.03843, 0.04161, 0.04279, 0.04577], "xaxis": "x9", "y": ["med  ", "att  ", "som  ", "en  ", "det  "], "yaxis": "y9"}, {"marker": {"color": "#CC79A7"}, "orientation": "h", "type": "bar", "x": [0.04521, 0.04553, 0.08455, 0.09261, 0.09362], "xaxis": "x10", "y": ["ceo sam  ", "ceo  ", "sam altman  ", "altman  ", "sam  "], "yaxis": "y10"}], "layout": {"annotations": [{"font": {"size": 16}, "showarrow": false, "text": "Topic 0", "x": 0.0875, "xanchor": "center", "xref": "paper", "y": 1, "yanchor": "bottom", "yref": "paper"}, {"font": {"size": 16}, "showarrow": false, "text": "Topic 1", "x": 0.3625, "xanchor": "center", "xref": "paper", "y": 1, "yanchor": "bottom", "yref": "paper"}, {"font": {"size": 16}, "showarrow": false, "text": "Topic 2", "x": 0.6375, "xanchor": "center", "xref": "paper", "y": 1, "yanchor": "bottom", "yref": "paper"}, {"font": {"size": 16}, "showarrow": false, "text": "Topic 3", "x": 0.9125, "xanchor": "center", "xref": "paper", "y": 1, "yanchor": "bottom", "yref": "paper"}, {"font": {"size": 16}, "showarrow": false, "text": "Topic 4", "x": 0.0875, "xanchor": "center", "xref": "paper", "y": 0.6222, "yanchor": "bottom", "yref": "paper"}, {"font": {"size": 16}, "showarrow": false, "text": "Topic 5", "x": 0.3625, "xanchor": "center", "xref": "paper", "y": 0.6222, "yanchor": "bottom", "yref": "paper"}, {"font": {"size": 16}, "showarrow": false, "text": "Topic 6", "x": 0.6375, "xanchor": "center", "xref": "paper", "y": 0.6222, "yanchor": "bottom", "yref": "paper"}, {"font": {"size": 16}, "showarrow": false, "text": "Topic 7", "x": 0.9125, "xanchor": "center", "xref": "paper", "y": 0.6222, "yanchor": "bottom", "yref": "paper"}, {"font": {"size": 16}, "showarrow": false, "text": "Topic 8", "x": 0.0875, "xanchor": "center", "xref": "paper", "y": 0.2444, "yanchor": "bottom", "yref": "paper"}, {"font": {"size": 16}, "showarrow": false, "text": "Topic 9", "x": 0.3625, "xanchor": "center", "xref": "paper", "y": 0.2444, "yanchor": "bottom", "yref": "paper"}], "height": 750, "hoverlabel": {"bgcolor": "white", "font": {"family": "Rockwell", "size": 16}}, "showlegend": false, "title": {"font": {"color": "Black", "size": 22}, "text": "Topic Word Scores", "x": 0.5, "xanchor": "center", "yanchor": "top"}, "width": 1000, "xaxis": {"anchor": "y", "domain": [0, 0.175], "showgrid": true}, "xaxis10": {"anchor": "y10", "domain": [0.275, 0.45], "showgrid": true}, "xaxis11": {"anchor": "y11", "domain": [0.55, 0.725], "showgrid": true}, "xaxis12": {"anchor": "y12", "domain": [0.825, 1], "showgrid": true}, "xaxis2": {"anchor": "y2", "domain": [0.275, 0.45], "showgrid": true}, "xaxis3": {"anchor": "y3", "domain": [0.55, 0.725], "showgrid": true}, "xaxis4": {"anchor": "y4", "domain": [0.825, 1], "showgrid": true}, "xaxis5": {"anchor": "y5", "domain": [0, 0.175], "showgrid": true}, "xaxis6": {"anchor": "y6", "domain": [0.275, 0.45], "showgrid": true}, "xaxis7": {"anchor": "y7", "domain": [0.55, 0.725], "showgrid": true}, "xaxis8": {"anchor": "y8", "domain": [0.825, 1], "showgrid": true}, "xaxis9": {"anchor": "y9", "domain": [0, 0.175], "showgrid": true}, "yaxis": {"anchor": "x", "domain": [0.7556, 1], "showgrid": true}, "yaxis10": {"anchor": "x10", "domain": [0, 0.2444], "showgrid": true}, "yaxis11": {"anchor": "x11", "domain": [0, 0.2444], "showgrid": true}, "yaxis12": {"anchor": "x12", "domain": [0, 0.2444], "showgrid": true}, "yaxis2": {"anchor": "x2", "domain": [0.7556, 1], "showgrid": true}, "yaxis3": {"anchor": "x3", "domain": [0.7556, 1], "showgrid": true}, "yaxis4": {"anchor": "x4", "domain": [0.7556, 1], "showgrid": true}, "yaxis5": {"anchor": "x5", "domain": [0.3778, 0.6222], "showgrid": true}, "yaxis6": {"anchor": "x6", "domain": [0.3778, 0.6222], "showgrid": true}, "yaxis7": {"anchor": "x7", "domain": [0.3778, 0.6222], "showgrid": true}, "yaxis8": {"anchor": "x8", "domain": [0.3778, 0.6222], "showgrid": true}, "yaxis9": {"anchor": "x9", "domain": [0, 0.2444], "showgrid": true}}}
